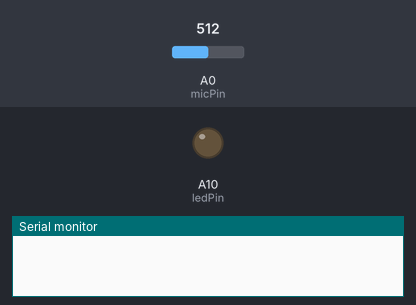
This sketch was run on a simulated Arduino Mega 2560, built with avr-gcc and run on an emulated ATmega2560. Shown: output pins drawn as LEDs (lit = HIGH), the last lines printed to the serial monitor. Inputs (shaded band) come from the test bench; at power-on: A0 (micPin) = 512.

Above: at 0.3 s.
At 4.6 s:
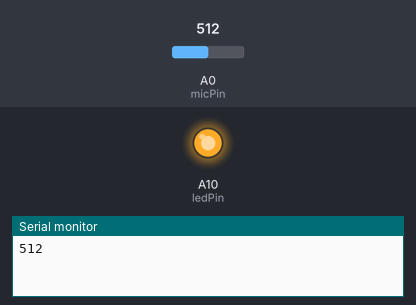
Timing chart, 0 to 7.2 s (numbered marks = the images above):
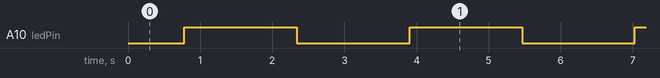

The sketch:

ledfadertest.ino
```cpp
int ledPin = A10;    // LED connected to digital pin 10
int micPin = A0;

void setup() {
  // declaring LED pin as output
  Serial.begin(115200);
  pinMode(ledPin, OUTPUT);
  pinMode(micPin, INPUT);
}

void loop() {
  // fade in from min to max in increments of 5 points:
  for (int fadeValue = 0 ; fadeValue <= 255; fadeValue += 5) {
    // sets the value (range from 0 to 255):
    analogWrite(ledPin, fadeValue);
    // wait for 30 milliseconds to see the dimming effect
    delay(30);
  }

  uint32_t micRead = analogRead(micPin);
  Serial.println(micRead);

  // fade out from max to min in increments of 5 points:
  for (int fadeValue = 255 ; fadeValue >= 0; fadeValue -= 5) {
    // sets the value (range from 0 to 255):
    analogWrite(ledPin, fadeValue);
    // wait for 30 milliseconds to see the dimming effect
    delay(30);
  }
}
```

Measured:
- by itself, A10 (ledPin): alternates HIGH for 1.6 s and LOW for 1.6 s
